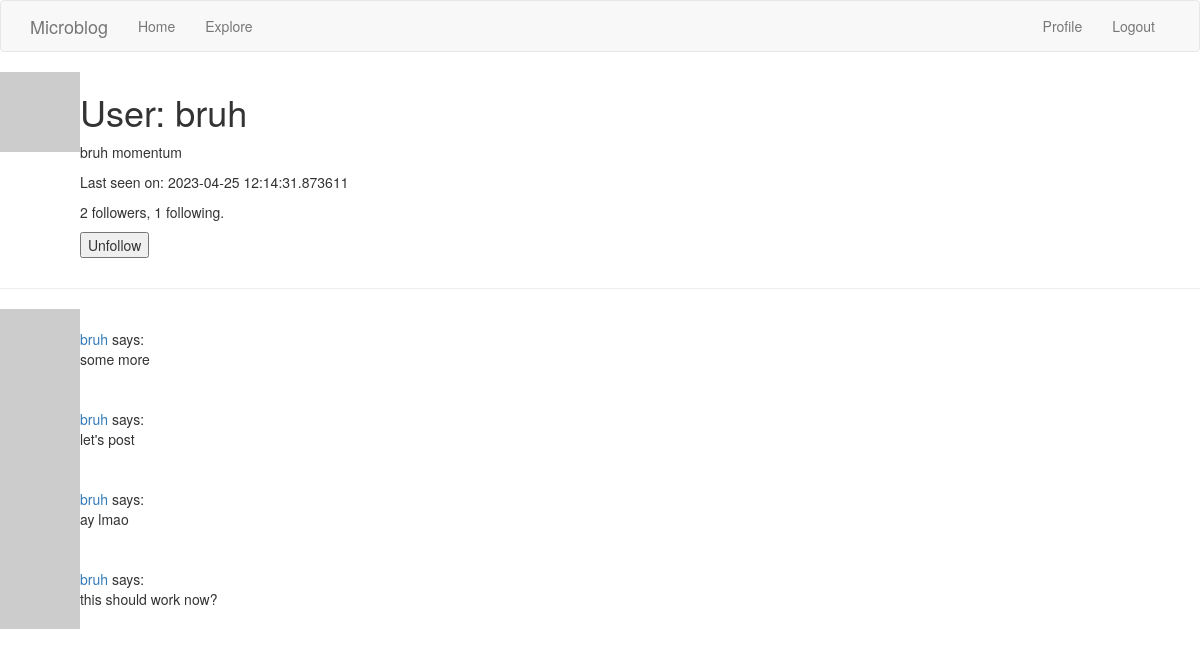
The app's page /user/bruh (signed in) with its own data.
### app/models.py (models this page shows, shortened)
class User(UserMixin, db.Model):
    id = db.Column(db.Integer, primary_key=True)
    username = db.Column(db.String(64), index=True, unique=True)
    email = db.Column(db.String(128), index=True, unique=True)
    password_hash = db.Column(db.String(128))
    posts = db.relationship('Post', backref='author', lazy='dynamic')
    about_me = db.Column(db.String(256))
    last_seen = db.Column(db.DateTime, default=datetime.utcnow)
    followed = db.relationship(
        'User',
        secondary=followers,
        primaryjoin=(followers.c.follower_id == id),
        secondaryjoin=(followers.c.followed_id == id),
        backref=db.backref('followers', lazy='dynamic'),
        lazy='dynamic'
    )
    def avatar(self, size):
        digest = md5(self.email.lower().encode('utf-8')).hexdigest()
        return f'https://gravatar.com/avatar/{digest}?d=identicon&s={size}'
    def is_following(self, user):
        return self.followed.filter(
            followers.c.followed_id == user.id
        ).count() > 0

class Post(db.Model):
    id = db.Column(db.Integer, primary_key=True)
    body = db.Column(db.String(256))
    timestamp = db.Column(db.DateTime, index=True, default=datetime.utcnow)
    user_id = db.Column(db.Integer, db.ForeignKey('user.id'))

### app/routes.py (the view)
@app.route('/user/<username>')
@login_required
def user(username):
    user = User.query.filter_by(username=username).first_or_404()
    page = request.args.get('page', 1, type=int)
    posts = user.posts.order_by(Post.timestamp.desc()).paginate(
        page=page,
        per_page=app.config['POSTS_PER_PAGE'],
        error_out=False
    )
    next_url = url_for('user', username=user.username, page=posts.next_num) \
        if posts.has_next else None
    prev_url = url_for('user', username=user.username, page=posts.prev_num) \
        if posts.has_prev else None
    form = EmptyForm()
    return render_template(
        'user.html',
        user=user,
        posts=posts.items,
        next_url=next_url,
        prev_url=prev_url,
        form=form
        )

### app/forms.py
class EmptyForm(FlaskForm):
    submit = SubmitField('Submit')

### app/models.py (called while the page is built)
@login.user_loader
def load_user(id):
    return User.query.get(int(id))

### app/routes.py (called while the page is built)
@app.before_request
def before_request():
    if current_user.is_authenticated:
        current_user.last_seen = datetime.utcnow()
        db.session.commit()

### app/templates/user.html (shortened to what this page needs)
{% extends "base.html" %}
{% block content %}
    <table>
        <tr valign="top">
            <td><img src="{{ user.avatar(128)}}"></td>
            <td>
                <h1>User: {{ user.username }} </h1>
                {% if user.about_me %}<p>{{ user.about_me }}</p>{% endif %}
                {% if user.last_seen %}<p>Last seen on: {{ user.last_seen }}</p>{% endif %}
                <p>{{ user.followers.count() }} followers, {{ user.followed.count() }} following.</p>
                {% if user == current_user %}
                <p><a href="{{ url_for('edit_profile') }}">Edit profile</a></p>
                {% else %}
                <p>
                    <form action="{{ url_for('unfollow', username=user.username)}}", method="post">
                        {{ form.submit(value='Unfollow')}}
                    </form>
                </p>
                {% endif %}
            </td>
        </tr>
    </table>
    <hr>
    {% for post in posts %}
        {% include '_post.html' %}
    {% endfor %}
{% endblock %}

### app/templates/_post.html
<table>
    <tr>
        <td width="70px">
            <a href="{{ url_for('user', username=post.author.username) }}">
                <img src="{{ post.author.avatar(70 )}}"/>
            </a>
        </td>
        <td>
            <a href="{{ url_for('user', username=post.author.username)}}">
                {{ post.author.username }}
            </a>
            says:
            <br>
            {{ post.body }}
        </td>
    </tr>
</table>

### records on screen
User: username "bruh", about_me "bruh momentum", last_seen "2023-04-25 12:14:31.873611"
Post: author.username "bruh", body "some more"
Post: author.username "bruh", body "let's post"
Post: author.username "bruh", body "ay lmao"
Post: author.username "bruh", body "this should work now?"

### other values on screen
{{ user.followers.count() }} "2"
{{ user.followed.count() }} "1"
